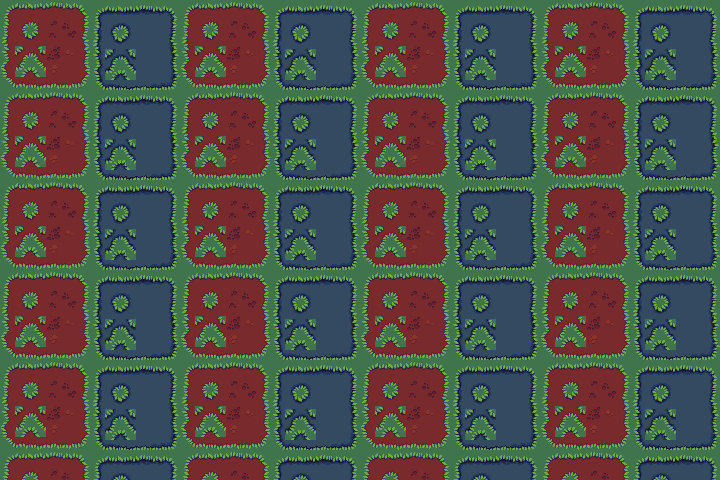

A 2D game scene composited from a Tiled map and its tileset images. What follows is a short description and the map's XML, with every tile layer's data as written:
An orthogonal 24x16 tile map with 30x30 px tiles, 1 tile layer (块层 1).

<map version="1.0" tiledversion="1.1.5" orientation="orthogonal" renderorder="right-down" width="24" height="16" tilewidth="30" tileheight="30" infinite="0" nextobjectid="1">
 <tileset firstgid="1" source="buch-outdoor.tsx" />
 <layer name="块层 1" width="24" height="16">
  <data encoding="csv">
1,2,3,37,38,39,1,2,3,37,38,39,1,2,3,37,38,39,1,2,3,37,38,39,
13,14,15,49,50,51,13,14,15,49,50,51,13,14,15,49,50,51,13,14,15,49,50,51,
25,26,27,61,62,63,25,26,27,61,62,63,25,26,27,61,62,63,25,26,27,61,62,63,
1,2,3,37,38,39,1,2,3,37,38,39,1,2,3,37,38,39,1,2,3,37,38,39,
13,14,15,49,50,51,13,14,15,49,50,51,13,14,15,49,50,51,13,14,15,49,50,51,
25,26,27,61,62,63,25,26,27,61,62,63,25,26,27,61,62,63,25,26,27,61,62,63,
1,2,3,37,38,39,1,2,3,37,38,39,1,2,3,37,38,39,1,2,3,37,38,39,
13,14,15,49,50,51,13,14,15,49,50,51,13,14,15,49,50,51,13,14,15,49,50,51,
25,26,27,61,62,63,25,26,27,61,62,63,25,26,27,61,62,63,25,26,27,61,62,63,
1,2,3,37,38,39,1,2,3,37,38,39,1,2,3,37,38,39,1,2,3,37,38,39,
13,14,15,49,50,51,13,14,15,49,50,51,13,14,15,49,50,51,13,14,15,49,50,51,
25,26,27,61,62,63,25,26,27,61,62,63,25,26,27,61,62,63,25,26,27,61,62,63,
1,2,3,37,38,39,1,2,3,37,38,39,1,2,3,37,38,39,1,2,3,37,38,39,
13,14,15,49,50,51,13,14,15,49,50,51,13,14,15,49,50,51,13,14,15,49,50,51,
25,26,27,61,62,63,25,26,27,61,62,63,25,26,27,61,62,63,25,26,27,61,62,63,
1,2,3,37,38,39,1,2,3,37,38,39,1,2,3,37,38,39,1,2,3,37,38,39
</data>
 </layer>
</map>
